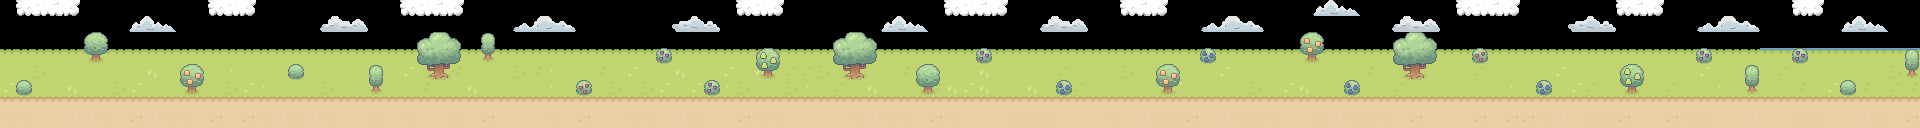

Rendered tile map (Tiled .tmx) drawn with the repository's tilesets; below, a short description and the map source with its tile grids summarised:
An orthogonal 120x8 tile map with 16x16 px tiles, 4 tile layers (Background, Ground, Scenery, Clouds), 5 tilesets.

<map version="1.10" tiledversion="1.12.1" orientation="orthogonal" renderorder="right-down" width="120" height="8" tilewidth="16" tileheight="16" infinite="0" nextlayerid="6" nextobjectid="1">
 <tileset firstgid="1" source="Trees, stumps and bushes.tsx" />
 <tileset firstgid="85" source="Soil_Ground_Tiles.tsx" />
 <tileset firstgid="162" source="Grass_tiles_v2.tsx" />
 <tileset firstgid="239" source="sky.tsx" />
 <tileset firstgid="240" source="Cloud Tileset.tsx" />
 <layer id="5" name="Background" width="120" height="8" locked="1">
  <data>[960 cells, 490 non-empty, 2 distinct tile ids]</data>
 </layer>
 <layer id="1" name="Ground" width="120" height="8" locked="1">
  <data>[960 cells, 600 non-empty, 16 distinct tile ids]</data>
 </layer>
 <layer id="2" name="Scenery" width="120" height="8" locked="1">
  <data>[960 cells, 77 non-empty, 27 distinct tile ids]</data>
 </layer>
 <layer id="4" name="Clouds" width="120" height="8" locked="1">
  <data>[960 cells, 69 non-empty, 17 distinct tile ids]</data>
 </layer>
</map>
